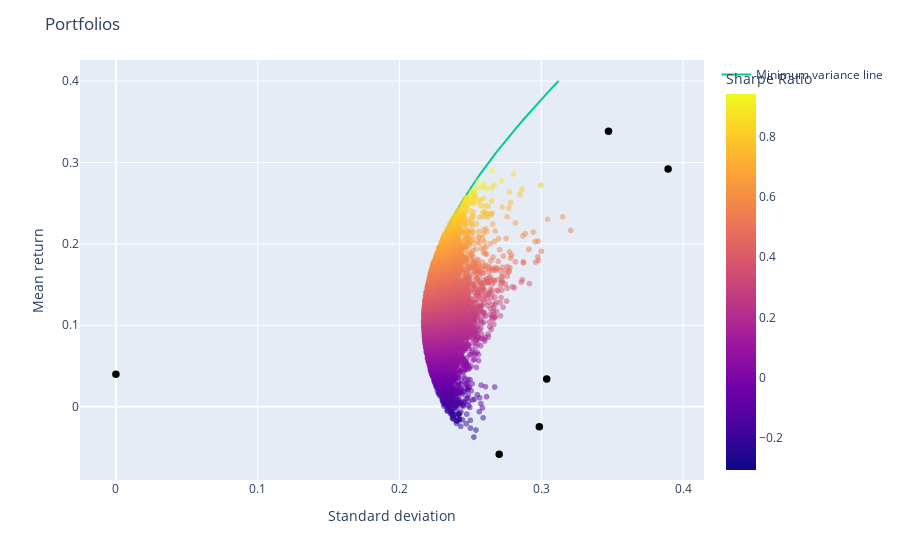

This figure's notebook cell:
### Code cell
numPortfolios = 10000

mc_portfolios = generate_portfolios(returns, numPortfolios, riskFreeRate=riskFreeRate)

# Plot the portfolios
fig = px.scatter(mc_portfolios, x='Risk', y='Return', color='Sharpe Ratio',  hover_data={**{ticker +' weight': ':.2f' for ticker in tickers}, **{'Return': ':.2f', 'Risk': ':.2f', 'Sharpe Ratio': ':.2f'}}, opacity=0.5,)

fig.update_layout(title='Portfolios', xaxis_title='Standard deviation', yaxis_title='Mean return')
fig.add_scatter(x=tickers_df['Risk'], y=tickers_df['Return'], mode='markers', marker=dict(size=7.5, color='black',),showlegend=False, name='Tickers', text = [f'<b>{index}</b> <br>Standard deviation: {vol:.2f}<br>Expected return: {ret:.2f}' for index, vol, ret in zip(tickers_df.index, tickers_df['Risk'], tickers_df['Return'])],hoverinfo='text')
fig.add_scatter(x=sigma_mu, y=mu, mode='lines', name='Minimum variance line')
fig.show()

### Figure 1 — Plotly figure (JSON) as saved in the notebook; plotly's stock layout.template omitted (floating-point values rounded to 4 significant figures; data arrays with more than 128 entries replaced by an {"elided": "..."} marker saying what was removed)
{"data": [{"customdata": {"elided": "10000x6 float values"}, "hovertemplate": "Risk=%{x:.2f}<br>Return=%{y:.2f}<br>A2A.MI weight=%{customdata[0]:.2f}<br>ENEL.MI weight=%{customdata[1]:.2f}<br>ENI.MI weight=%{customdata[2]:.2f}<br>LDO.MI weight=%{customdata[3]:.2f}<br>STMMI.MI weight=%{customdata[4]:.2f}<br>Sharpe Ratio=%{marker.color:.2f}<extra></extra>", "legendgroup": "", "marker": {"color": {"elided": "10000 float values"}, "coloraxis": "coloraxis", "opacity": 0.5, "symbol": "circle"}, "mode": "markers", "name": "", "showlegend": false, "type": "scattergl", "x": {"elided": "10000 float values"}, "xaxis": "x", "y": {"elided": "10000 float values"}, "yaxis": "y"}, {"hoverinfo": "text", "marker": {"color": "black", "size": 7.5}, "mode": "markers", "name": "Tickers", "showlegend": false, "text": ["<b>A2A.MI</b> <br>Standard deviation: 0.30<br>Expected return: -0.02", "<b>ENEL.MI</b> <br>Standard deviation: 0.27<br>Expected return: -0.06", "<b>ENI.MI</b> <br>Standard deviation: 0.30<br>Expected return: 0.03", "<b>LDO.MI</b> <br>Standard deviation: 0.35<br>Expected return: 0.34", "<b>STMMI.MI</b> <br>Standard deviation: 0.39<br>Expected return: 0.29", "<b>Risk Free Rate</b> <br>Standard deviation: 0.00<br>Expected return: 0.04"], "type": "scatter", "x": [0.2986, 0.2703, 0.3038, 0.3474, 0.3894, 0], "y": [-0.02476, -0.05847, 0.03411, 0.3383, 0.2919, 0.04]}, {"mode": "lines", "name": "Minimum variance line", "type": "scatter", "x": [0.2311, 0.23, 0.229, 0.2281, 0.2271, 0.2262, 0.2254, 0.2246, 0.2238, 0.2231, 0.2224, 0.2217, 0.2211, 0.2205, 0.22, 0.2195, 0.2191, 0.2187, 0.2183, 0.218, 0.2177, 0.2175, 0.2173, 0.2171, 0.217, 0.217, 0.2169, 0.217, 0.217, 0.2172, 0.2173, 0.2175, 0.2178, 0.218, 0.2184, 0.2187, 0.2192, 0.2196, 0.2201, 0.2206, 0.2212, 0.2218, 0.2225, 0.2232, 0.2239, 0.2247, 0.2256, 0.2264, 0.2273, 0.2282, 0.2292, 0.2302, 0.2313, 0.2324, 0.2335, 0.2346, 0.2358, 0.237, 0.2383, 0.2396, 0.2409, 0.2422, 0.2436, 0.245, 0.2465, 0.2479, 0.2494, 0.251, 0.2525, 0.2541, 0.2557, 0.2574, 0.259, 0.2607, 0.2624, 0.2642, 0.2659, 0.2677, 0.2695, 0.2714, 0.2732, 0.2751, 0.277, 0.2789, 0.2809, 0.2828, 0.2848, 0.2868, 0.2888, 0.2909, 0.2929, 0.295, 0.2971, 0.2992, 0.3013, 0.3034, 0.3056, 0.3078, 0.3099, 0.3121], "y": [0, 0.00404, 0.008081, 0.01212, 0.01616, 0.0202, 0.02424, 0.02828, 0.03232, 0.03636, 0.0404, 0.04444, 0.04848, 0.05253, 0.05657, 0.06061, 0.06465, 0.06869, 0.07273, 0.07677, 0.08081, 0.08485, 0.08889, 0.09293, 0.09697, 0.101, 0.1051, 0.1091, 0.1131, 0.1172, 0.1212, 0.1253, 0.1293, 0.1333, 0.1374, 0.1414, 0.1455, 0.1495, 0.1535, 0.1576, 0.1616, 0.1657, 0.1697, 0.1737, 0.1778, 0.1818, 0.1859, 0.1899, 0.1939, 0.198, 0.202, 0.2061, 0.2101, 0.2141, 0.2182, 0.2222, 0.2263, 0.2303, 0.2343, 0.2384, 0.2424, 0.2465, 0.2505, 0.2545, 0.2586, 0.2626, 0.2667, 0.2707, 0.2747, 0.2788, 0.2828, 0.2869, 0.2909, 0.2949, 0.299, 0.303, 0.3071, 0.3111, 0.3152, 0.3192, 0.3232, 0.3273, 0.3313, 0.3354, 0.3394, 0.3434, 0.3475, 0.3515, 0.3556, 0.3596, 0.3636, 0.3677, 0.3717, 0.3758, 0.3798, 0.3838, 0.3879, 0.3919, 0.396, 0.4]}], "layout": {"coloraxis": {"colorbar": {"title": {"text": "Sharpe Ratio"}}, "colorscale": [[0, "#0d0887"], [0.1111, "#46039f"], [0.2222, "#7201a8"], [0.3333, "#9c179e"], [0.4444, "#bd3786"], [0.5556, "#d8576b"], [0.6667, "#ed7953"], [0.7778, "#fb9f3a"], [0.8889, "#fdca26"], [1, "#f0f921"]]}, "legend": {"tracegroupgap": 0}, "margin": {"t": 60}, "title": {"text": "Portfolios"}, "xaxis": {"anchor": "y", "domain": [0, 1], "title": {"text": "Standard deviation"}}, "yaxis": {"anchor": "x", "domain": [0, 1], "title": {"text": "Mean return"}}}}
